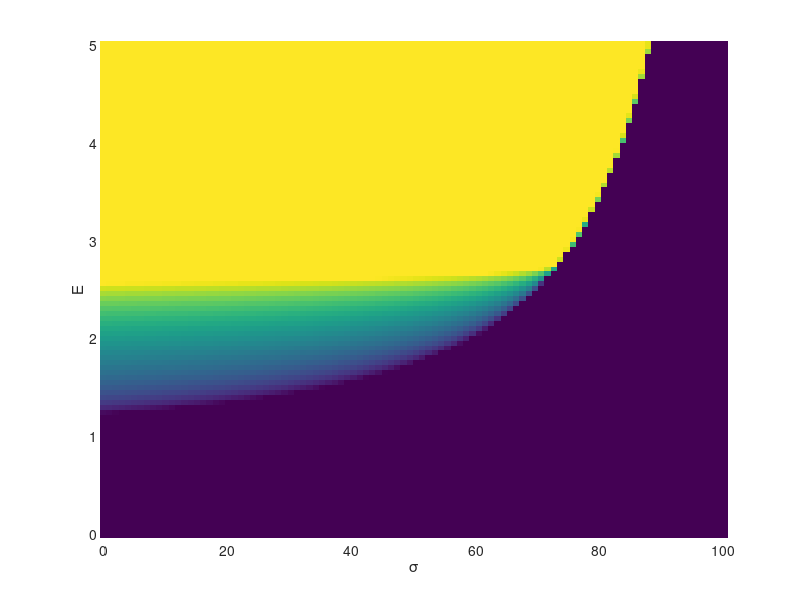

MATLAB code to generate this figure:
phi0 = 0.64;
phistar = 0.6;
Emin = 1;
eta0 = 1;
phi=0.55;

%a = @(sigma) 0.015; % high sigma
%a = @(sigma) 0.1; % low sigma
a2 = @(sigma) 0.03;

a = @(sigma) 0.1-0.085/100*sigma;
%eta_0V = @(phi) eta0*(phi0-phi).^(-2);
eta_0V = @(phi) min(1e7,eta0*(phi0-phi).^(-2));
phi1 = @(E,sigma) phistar - a(sigma)*(E-Emin).^(1/2);
phi2 = @(E,sigma) min(phi0, phistar + a2(sigma)*(E-Emin).^(1/2));
eta1 = @(E,sigma) eta_0V(phi1(E,sigma));
eta2 = @(E,sigma) eta_0V(phi2(E,sigma));
n1 = @(phi,phi1,phi2) phi1/phi * (phi2-phi)/(phi2-phi1);
n2 = @(phi,phi1,phi2) phi2/phi * (phi-phi1)/(phi2-phi1);
eta_binodal = @(phi,E,sigma)  n1(phi,phi1(E,sigma),phi2(E,sigma))*eta1(E,sigma) + n2(phi,phi1(E,sigma),phi2(E,sigma))*eta2(E,sigma);

phi_equi_viscosity = @(eta,E,sigma) phi1(E,sigma).*phi2(E,sigma).*(eta1(E,sigma)-eta2(E,sigma)) ./ ( eta*(phi2(E,sigma)-phi1(E,sigma))+eta1(E,sigma).*phi1(E,sigma)-eta2(E,sigma).*phi2(E,sigma) );

figure; hold on;
xlabel('\sigma'); ylabel('E')


% plot eta
E = linspace(0,Emin*5,100);
sigma = linspace(0,100,100);
eta_mat = zeros(length(sigma),length(E));

minEta = 1e1; maxEta = 1e7;
colorEta = @(eta) cmap( min(256,max(1,round(1+255*(log(eta)-log(minEta))/(log(maxEta)-log(minEta))))) ,:);

cmap = viridis(256);
colormap(cmap);
for i=1:length(sigma)
    for j=1:length(E)
        if E(j) > Emin && phi > phi1(E(j),sigma(i)) && phi < phi2(E(j),sigma(i)) 
            eta = eta_binodal(phi,E(j),sigma(i));
        else
            eta = eta_0V(phi);
        end
        eta_mat(i,j) = eta;
        %scatter(sigma(i),E(j),[],log(eta),"filled",'s')
        %plot(phi(i),E(j),'s','Color',colorEta(eta))
    end
end


[E_mat,sigma_mat] = meshgrid(E,sigma);
%scatter(sigma_mat(:),E_mat(:),[],log(eta_mat(:)),"filled",'s')
eta_color_mat = min(eta_mat,1e5);
scatter(sigma_mat(:),E_mat(:),[],log(eta_color_mat(:)),"filled",'s')

% E_finer = linspace(0,Emin*5,1000);
% sigma_finer = linspace(0,100,1000);
% [E_finer_mat,sigma_finer_mat] = meshgrid(E_finer,sigma_finer);
% eta_interpolated = interp2(E_mat,sigma_mat,eta_mat,E_finer_mat,sigma_finer_mat);
%scatter(sigma_finer_mat(:),E_finer_mat(:),[],log(eta_interpolated(:)),'.')

return
eta = logspace(log10(minEta),log10(maxEta),10);
%eta = 10;
for i=1:length(eta)
    epsilon=0.05;
    near_eta = eta_interpolated/eta(i) < 1+epsilon & eta_interpolated/eta(i) > 1-epsilon;
    plot(sigma_finer_mat(near_eta),E_finer_mat(near_eta))
end

